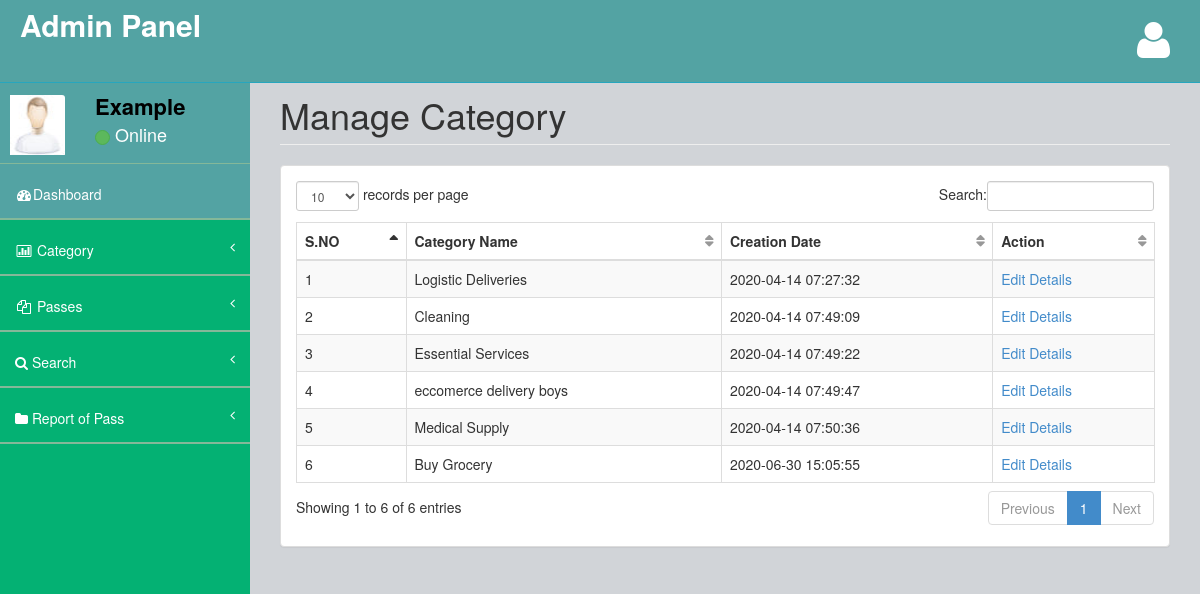
The app's page /epass/admin/manage-category.php (signed in) with its own data.
### tables this page shows
CREATE TABLE `tblcategory` (
  `ID` int(10) NOT NULL,
  `CategoryName` varchar(200) DEFAULT NULL,
  `CreationDate` timestamp NULL DEFAULT current_timestamp()
);

### epass/admin/manage-category.php (the view, shortened to what this page needs)
<?php
include('includes/dbconnection.php');
if (strlen($_SESSION['cpmsaid']==0)) {
  header('location:logout.php');
  } else{
  ?>
<!DOCTYPE html>
<html>
<head>
    <link href="assets/plugins/bootstrap/bootstrap.css" rel="stylesheet" />
    <link href="assets/font-awesome/css/font-awesome.css" rel="stylesheet" />
    <link href="assets/plugins/pace/pace-theme-big-counter.css" rel="stylesheet" />
  <link href="assets/css/style.css" rel="stylesheet" />
      <link href="assets/css/main-style.css" rel="stylesheet" />
    <link href="assets/plugins/dataTables/dataTables.bootstrap.css" rel="stylesheet" />
</head>
<body>
    <div id="wrapper">
       <?php include_once('includes/header.php');?>
        <?php include_once('includes/sidebar.php');?>
        <div id="page-wrapper">
            <div class="row">
                <div class="col-lg-12">
                    <h1 class="page-header">Manage Category</h1>
                </div>
            </div>
            <div class="row">
                <div class="col-lg-12">
                    <div class="panel panel-default">
                        <div class="panel-body">
                            <div class="table-responsive">
                                <table class="table table-striped table-bordered table-hover" id="dataTables-example">
                                    <thead>
                                        <tr>
                                            <th>S.NO</th>
                                            <th>Category Name</th>
                                            <th>Creation Date</th>
                                            <th>Action</th>
                                        </tr>
                                    </thead>
                                    <tbody>
                                        <?php
$sql="SELECT * from tblcategory";
$query = $dbh -> prepare($sql);
$query->execute();
$results=$query->fetchAll(PDO::FETCH_OBJ);
$cnt=1;
if($query->rowCount() > 0)
{
foreach($results as $row)
{               ?>
                                       <tr>
                  <td><?php echo htmlentities($cnt);?></td>
                  <td><?php  echo htmlentities($row->CategoryName);?></td>
                  <td><?php  echo htmlentities($row->CreationDate);?></td>
                  <td><a href="edit-category-detail.php?editid=<?php echo htmlentities ($row->ID);?>">Edit Details</a></td>
                </tr>
               <?php $cnt=$cnt+1;}} ?>
                                    </tbody>
                                </table>
                            </div>
                        </div>
                    </div>
                </div>
            </div>
        </div>
    </div>
</body>
</html>
<?php }  ?>

### epass/admin/includes/header.php (shortened to what this page needs)
<nav class="navbar navbar-default navbar-fixed-top" role="navigation" id="navbar">
            <div class="navbar-header">
                <a class="navbar-brand" href="dashboard.php">
                    <strong style="color: white;font-size: 30px">Admin Panel</strong>
                </a>
            </div>
            <ul class="nav navbar-top-links navbar-right">
                <li class="dropdown">
                    <a class="dropdown-toggle" data-toggle="dropdown" href="#">
                        <i class="fa fa-user fa-3x"></i>
                    </a>
                </li>
            </ul>
        </nav>

### epass/admin/includes/sidebar.php (shortened to what this page needs)
<?php
include('includes/dbconnection.php');
?>
        <nav class="navbar-default navbar-static-side" role="navigation">
            <div class="sidebar-collapse">
                <ul class="nav" id="side-menu">
                    <li>
                        <div class="user-section">
                            <div class="user-section-inner">
                                <img src="assets/img/user.jpg" alt="">
                            </div>
                            <div class="user-info">
                                <?php
$aid=$_SESSION['cpmsaid'];
$sql="SELECT AdminName from  tbladmin where ID=:aid";
$query = $dbh -> prepare($sql);
$query->bindParam(':aid',$aid,PDO::PARAM_STR);
$query->execute();
$results=$query->fetchAll(PDO::FETCH_OBJ);
$cnt=1;
if($query->rowCount() > 0)
{
foreach($results as $row)
{               ?>
                                <div><strong><?php  echo $row->AdminName;?></strong></div>
                                <div class="user-text-online">
                                    <span class="user-circle-online btn btn-success btn-circle "></span>&nbsp;Online
                                </div>
                            </div>
                            <?php $cnt=$cnt+1;}} ?>
                        </div>
                    </li>
                    <li class="selected">
                        <a href="dashboard.php"><i class="fa fa-dashboard fa-fw"></i>Dashboard</a>
                    </li>
                    <li>
                        <a href="#"><i class="fa fa-bar-chart-o fa-fw"></i> Category<span class="fa arrow"></span></a>
                    </li>
                    <li>
                        <a href="#"><i class="fa fa-files-o fa-fw"></i> Passes<span class="fa arrow"></span></a>
                    </li>
                    <li>
                        <a href="search-pass.php"><i class="fa fa-search"></i>  Search<span class="fa arrow"></span></a>
                        </li>
                        <li>
                        <a href="pass-bwdates-report.php"><i class="fa fa-folder"></i>  Report of Pass<span class="fa arrow"></span></a>
                        </li>
                </ul>
            </div>
        </nav>

### epass/admin/assets/css/style.css (style rules this page uses)
body { background-color: #f8f8f8; }
#wrapper { width: 100%; margin-top: 55px!important; background-color:#04B173; }
#page-wrapper { padding: 0 15px; min-height: 568px; background-color:rgb(209, 212, 216); }
.navbar-static-side ul li { border-bottom:1px solid #84B899 !important; }
.navbar-top-links li { display: inline-block; }
.navbar-top-links li:last-child { margin-right: 15px; }
.navbar-top-links li a { padding: 20px; min-height: 50px; }
.arrow { float: right; }
.fa.arrow:before { content: "\f104"; }
@media (min-width:768px) { .navbar-static-side { z-index: 1; position: absolute; width: 250px; } }
table.dataTable thead .sorting, table.dataTable thead .sorting_asc:after, table.dataTable thead .sorting_desc, table.dataTable thead .sorting_asc_disabled, table.dataTable thead .sorting_desc_disabled { background: transparent; }
table.dataTable thead .sorting_asc:after { content: "\f0de"; float: right; font-family: fontawesome; }
table.dataTable thead .sorting:after { content: "\f0dc"; float: right; font-family: fontawesome; color: rgba(50,50,50,.5); }
.btn-circle { width: 30px; height: 30px; padding: 6px 0; border-radius: 15px; text-align: center; font-size: 12px; line-height: 1.428571429; }

### epass/admin/assets/css/main-style.css (style rules this page uses)
.user-section-inner { height: 65px; width: 65px; -moz-border-radius: 3px; -webkit-border-radius: 3px; border-radius: 3px; overflow: hidden; display: inline-block; float: left; margin-right: 15px; margin-top: 20px; }
.user-section-inner img { margin-left:10px; width:55px; height:60px; }
.user-info { display: block; color:#000!important; display: inline-block; padding: 15px; margin-bottom: 0px }
.user-text-online { font-size:18px; color:#fff }
.user-circle-online { width: 15px!important; height: 15px!important; }
.navbar-top-links > li > a { color: #FFFFFF; }
.nav > li > a { padding: 20px 15px; }
#side-menu { background-color:#04B173; }
#side-menu a { color:#fff; border-bottom: 1px solid #84B899 !important; height: 55px; }
.selected { background-color:rgb(83, 163, 163); }
#navbar { background-color:rgb(83, 163, 163); }
.navbar-brand { padding-left:20px; }
.navbar-default { border-color: #27A6BE; }
@media (min-width:768px) { #page-wrapper { position: inherit; margin: 0 0 0 250px; padding: 0 30px; min-height: 1000px; } }

### records on screen
tblcategory: CategoryName "Logistic Deliveries", CreationDate "2020-04-14 07:27:32"
tblcategory: CategoryName "Cleaning", CreationDate "2020-04-14 07:49:09"
tblcategory: CategoryName "Essential Services", CreationDate "2020-04-14 07:49:22"
tblcategory: CategoryName "eccomerce delivery boys", CreationDate "2020-04-14 07:49:47"
tblcategory: CategoryName "Medical Supply", CreationDate "2020-04-14 07:50:36"
tblcategory: CategoryName "Buy Grocery", CreationDate "2020-06-30 15:05:55"

### other values on screen
$row->AdminName "Example"
